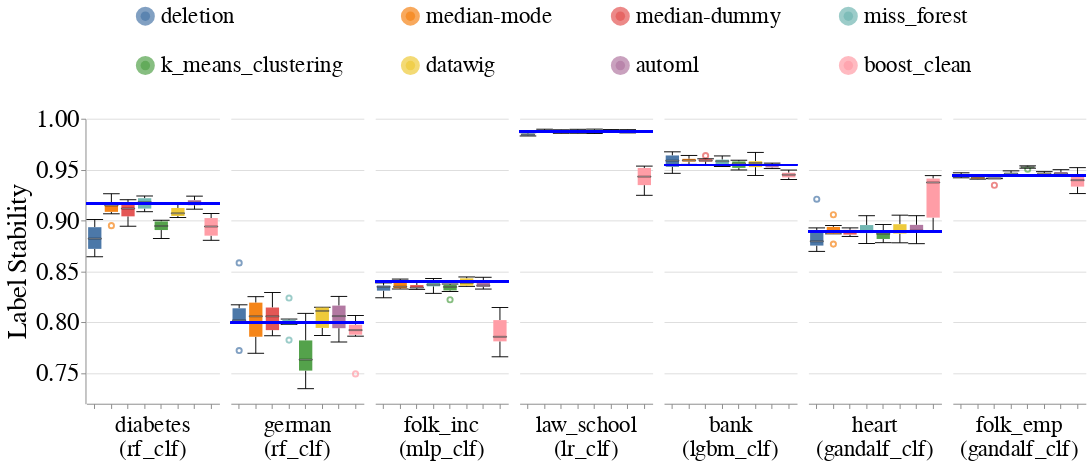

Source (notebook cell):
### Code cell
create_box_plots_for_diff_imputers_and_datasets(train_injection_scenario='MCAR3',
                                                test_injection_scenario='MCAR3',
                                                metric_name='label_stability',
                                                db_client=db_client)

### Figure 1 — Vega-Lite specification as saved in the notebook (floating-point values rounded to 4 significant figures; data arrays with more than 128 entries replaced by an {"elided": "..."} marker saying what was removed)
{"config": {"view": {"continuousWidth": 400, "continuousHeight": 300, "stroke": null}, "axis": {"labelFontSize": 26, "labelFontWeight": "normal", "titleFontSize": 28, "titleFontWeight": "normal"}, "facet": {"spacing": 10}, "header": {"labelFontSize": 24, "labelOrient": "bottom", "labelPadding": 5, "titleFontSize": 28}, "legend": {"columns": 4, "direction": "horizontal", "labelFontSize": 24, "labelLimit": 400, "orient": "top", "symbolOffset": 50, "symbolStrokeWidth": 10, "titleAnchor": "middle", "titleFontSize": 26, "titleLimit": 300}, "title": {"fontSize": 28}}, "data": {"name": "data-73c71d320913a30cf50ffb8af4e2aef9"}, "facet": {"column": {"field": "Dataset_Name_With_Model_Name", "sort": {"field": "Dataset_Sequence_Number", "order": "ascending"}, "title": null, "type": "nominal"}}, "spec": {"layer": [{"mark": {"type": "boxplot", "median": {"stroke": "black", "strokeWidth": 0.7}, "ticks": true}, "encoding": {"color": {"field": "Null_Imputer_Name", "sort": ["deletion", "median-mode", "median-dummy", "miss_forest", "k_means_clustering", "datawig", "automl", "boost_clean"], "title": null, "type": "nominal"}, "x": {"axis": {"labels": false}, "field": "Null_Imputer_Name", "sort": ["deletion", "median-mode", "median-dummy", "miss_forest", "k_means_clustering", "datawig", "automl", "boost_clean"], "title": null, "type": "nominal"}, "y": {"field": "Metric_Value", "scale": {"zero": false}, "title": "Label Stability", "type": "quantitative"}}}, {"mark": "rule", "encoding": {"color": {"value": "blue"}, "size": {"value": 2}, "y": {"field": "Baseline_Median", "type": "quantitative"}}}], "height": 300, "width": 140}, "resolve": {"scale": {"y": "shared"}}, "$schema": "https://vega.github.io/schema/vega-lite/v4.17.0.json", "datasets": {"data-73c71d320913a30cf50ffb8af4e2aef9": {"elided": "336 records"}}}
